Frame 1 (no input): blank canvas, image omitted
Frame 60 (the mouse pressed at the canvas centre just before this capture): blank canvas, image omitted
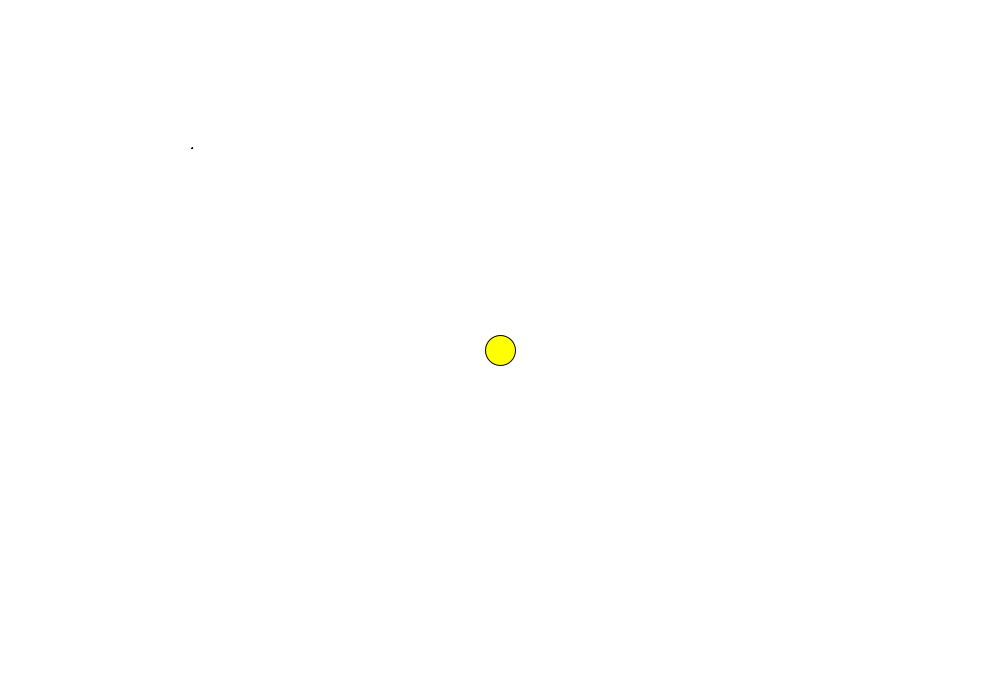
Frame 120 (the mouse held since frame 60 and released just before this capture)

The Processing sketch whose frames 1 and 60 were blank and that drew this single picture after the mouse press (run headless with seeded random() and noise(); from frame 60 on, the mouse is pressed at the canvas centre):

// Processing sketch: Acceleration_Mouse
// ── Acceleration_Mouse.pde
PVector pos = new PVector(0,0);
PVector velocity = new PVector(0.1,0.1);
PVector acceleration=new PVector();
void setup()
{
  size(1000,700);
}

void draw()
{
  background(255);
  display();
  move();
}
void display()
{
  fill(0,0,255);
  ellipse(pos.x,pos.y,1.0,1.0);
  
  fill(255,255,0);
  ellipse(mouseX,mouseY,30.0,30.0);
}
void move()
{
  PVector mouse=new PVector(mouseX,mouseY);
  acceleration=(mouse.sub(pos)).normalize();
  acceleration.mult(0.1);
  pos.add(velocity);
  velocity.add(acceleration);
  
  //line(width/2,height/2,acceleration.x,acceleration.y);
  /*velocity.x+=0.5;
  velocity.y+=0.1;*/
  
  if(pos.x>=width||pos.x<=0)
  velocity.x*=-1;
  if(pos.y>=height||pos.y<=0)
  velocity.y*=-1;
}
